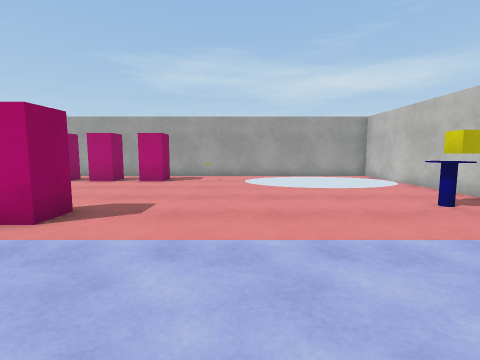
View 1 (above)

16 first-person views from a walk through a 3-D level made in the Unity game engine. The camera is 1.2 m above the floor, tilts 6° down and sees 85° across. The floor is counted in squares, 1 m on a side. Each view is taken from the middle of a square. On the plan, view 1 faces up. The plan holds only what a view shows up to about 12 squares ahead; the rest is blank. Some surface patterns are stand-ins.

View 2
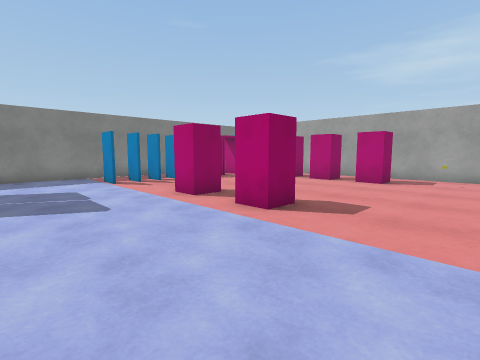

View 3
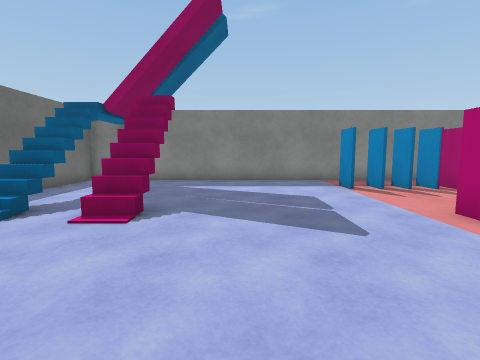

View 4
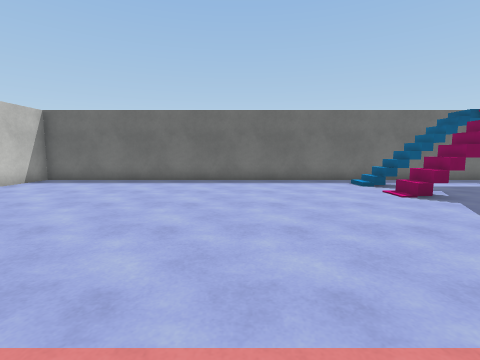

View 5
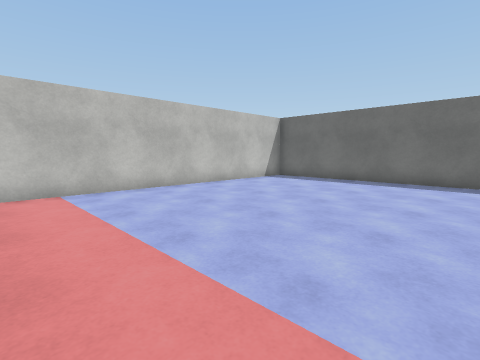

View 6
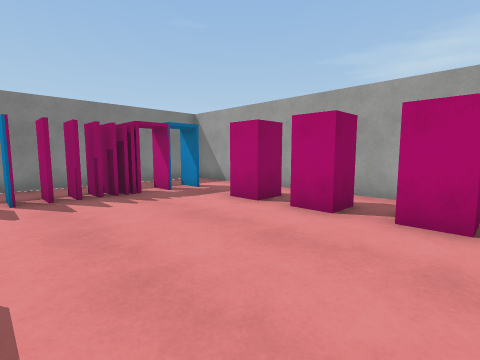

View 7
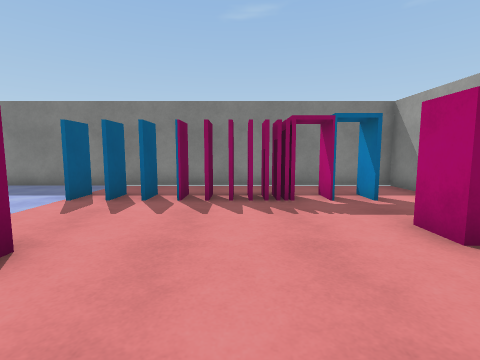

View 8
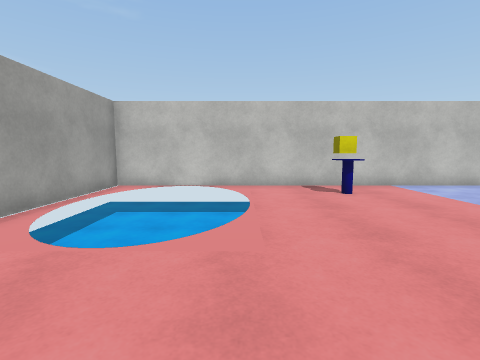

View 9
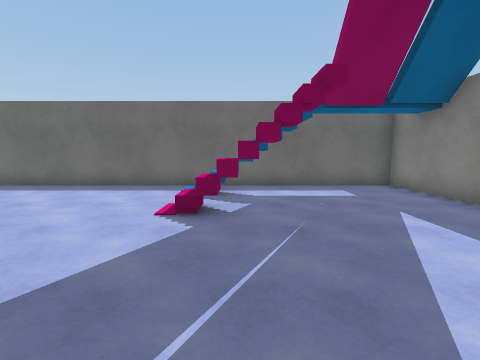

View 10
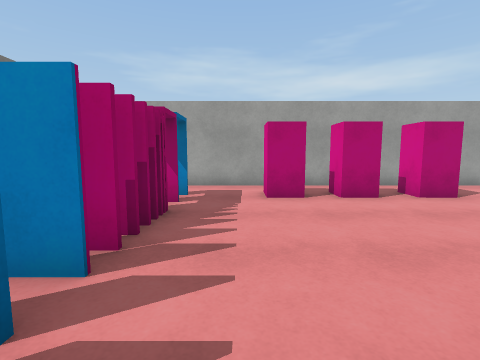

View 11
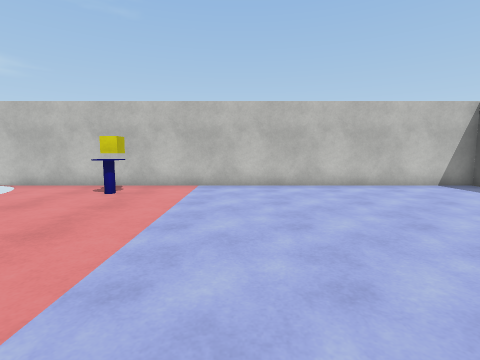

View 12
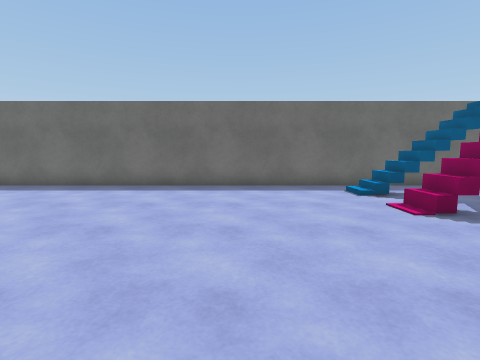

View 13
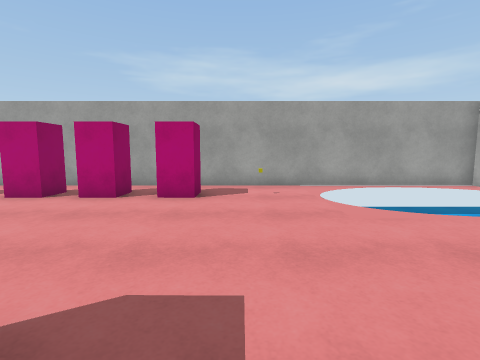

View 14
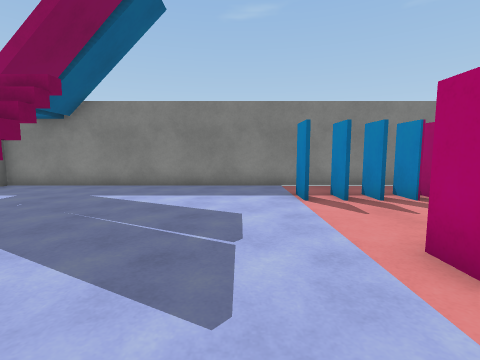

View 15
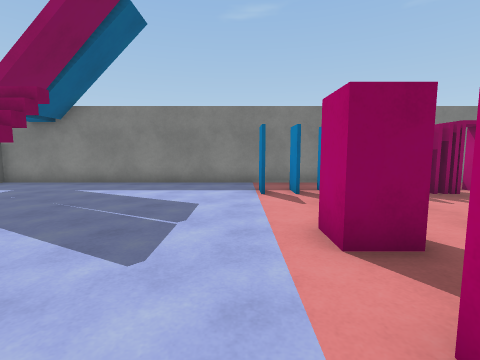

View 16
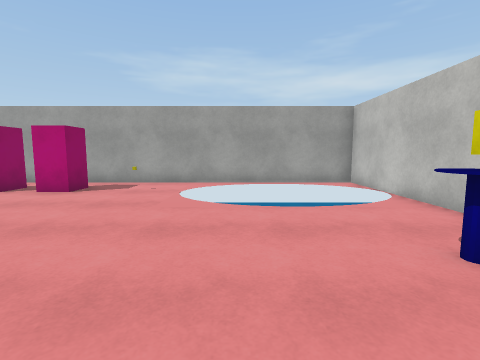

### Floor plan
Key: @ floor where view 1 was taken; # wall or solid block; x gap in a wall; . floor; = window, fence, low wall or low ledge; B block; C cube; O other object.
Columns run from 14 left of view 1 to 7 right of it. Each row starts with its distance up from view 1.
 14 ######################
 13 #....................#
 12 #.....BB####.=..    .#
 11 #.....BB####...     .#
 10 #..x............    .#
  9 #..#.................#
  8 #..#.................#
  7 #..x.................#
  6 #..x..............OC.#
  5 #..x...##.B..........#
  4 #......##.B..........#
  3 #....................#
  2 #....................#
  1 #....................#
  0 #.............@......#
 -1 #....................#
 -2 #.....OO.............#
 -3 #....B...............#
 -4 #....................#
 -5 #....BO .............#
 -6 #....................#
 -7 ######################

Positions as (right, up) in squares from view 1, and headings:
1: (0, 0), facing up
2: (0, 0), facing up-left
3: (-2, 0), facing left
4: (-2, 5), facing down
5: (-2, 5), facing down-right
6: (-3, 6), facing up-left
7: (-4, 8), facing left
8: (-3, 9), facing right
9: (-8, 3), facing down
10: (-9, 4), facing up
11: (-3, 2), facing right
12: (-3, 3), facing down
13: (-2, 4), facing up
14: (-4, 2), facing left
15: (-3, 3), facing left
16: (2, 3), facing up
